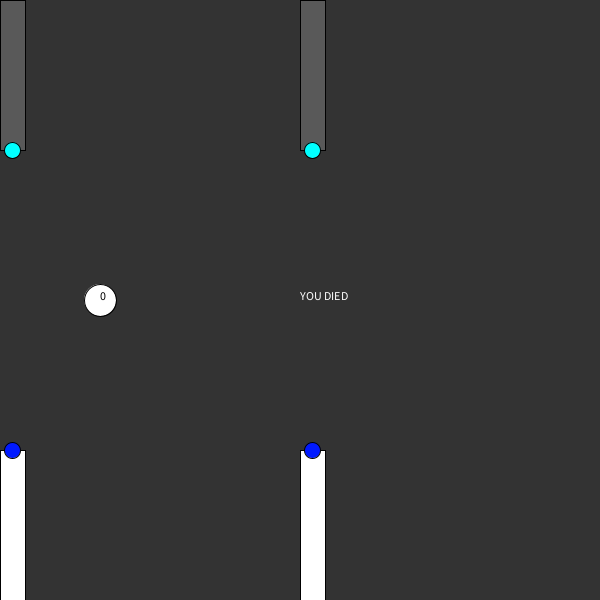
Frame 1 (no input)
Frame 60 (the mouse pressed at the canvas centre just before this capture): identical to frame 1, image omitted
Frame 120 (the mouse held since frame 60 and released just before this capture): identical to frame 1, image omitted

The Processing sketch that drew this single still picture (run headless with seeded random() and noise(); from frame 60 on, the mouse is pressed at the canvas centre):

// Processing sketch: FlappyBirdClone
// ── FlappyBirdClone.pde

Bird bird = new Bird(100,300);
import java.util.ArrayList;

ArrayList<Wall> walls = new ArrayList<Wall>();

boolean jumped = false;
boolean started = false;

void setup() 
{
  size(600,600);
  
  walls.add(new Wall(0,300,150));
  
  walls.add(new Wall(300,300,150));
}


//Wall wall = new Wall(150,300,150);

void mouseClicked() 
{
  
  //walls.add(new Wall(150,300,150));
  
}

void resetWalls() 
{
  for(int i = 0; i < walls.size(); i++)
  {
    walls.get(i).x = i * 300;
    walls.get(i).randomize();
    
  }
  
}


void draw() 
{
  rectMode(CORNER);
  background(51);
   
  bird.show();
  fill(0);
  text(bird.score,bird.x, bird.y);
  for(Wall w : walls) 
  {
    w.show();
    w.collision(bird);
  }
  //wall.show();
  //wall.collision(bird);
  if(started && !bird.dead)
  {
  bird.step();
  for(Wall w : walls) 
  w.step();
  }
  else
  {
    //textMode(CENTER);
    fill(255);
    text("YOU DIED",width/2, height/2);
  }
}

void keyPressed() {
  if(!jumped)
  if (key == ' ') {
    jumped = true;
    started = true;
  bird.jump();
  //println("jumped");
  if(bird.dead) 
  {
    bird.dead = false;
    //bird.jump();
    bird.y = 300;
    resetWalls();
  }
  }
  //if(key == 'a') 
  //{
  //wall.gap += 5;
  //println("gap: " + wall.gap);
  //}
  //if(key == 'z') 
  //{
  //wall.mid += 5;
  //println("mid: " + wall.mid);
  //}
  //if(key == 's') 
  //{
  //wall.gap -= 5;
  //println("gap: " + wall.gap);
  //}
  //if(key == 'x') 
  //{
  //wall.mid -= 5;
  //println("mid: " + wall.mid);
  //}
}

void keyReleased() 
{
  if (key == ' ') {
   jumped = false; 
  }
  
}

// ── Bird.pde


class Bird 
{

  float jump;
  float x, y;
  float grav;
  float vY;
  boolean dead = false;
  int score;
  public Bird(float x, float y) 
  {
    this.x = x;
    this.y = y;
    jump = -16;
    grav = .8;
    this.vY = 0;
    score = 0;
  }

  public void step() 
  {
    //if the birds height is above or equal to the bottom of the screen then we set them to it and remove their velocity
    if(y >= height) 
  {
    y = height;
    vY = 0;
    dead = true;
  }
  
  if(y < 0)
  {
    dead = true;
  }
  

    //we add gravity to the players velocity 
    vY += grav;  //gravity pulls them downward (pos number)
    y += vY;  //velocity is added to their height (higher number = lower to screen)
    
    
    //if(dead)
    //println("DEAD");
    
  }

  public void show() 
  {
    fill(255);
    if(dead)
    fill(255,0,0);
    ellipse(x,y,32,32);
    
  }


  public void jump() 
  {
    if(!dead) 
    {
    vY = 0;  //reset their velocity so you dont have to spam the jump key to recover
    vY = jump;  //set velocity to jump velocity so that the player cant build up additional velocity 
    y += vY;  //imediatly set the player height to the new vY so we dont trip the first step if statement
    }
  }

}

// ── Wall.pde


public class Wall 
{
  float x, mid;
  float gap;
  float speed;
  float w;
  float topY, botY;
  boolean hasReset = true;
  public Wall(float x, float mid, float gap) 
  {
    
    this.x = x;
    this.mid = mid;
    this.gap = gap;
    speed = 6;
    w = 25;
  }
  
  public void show() 
  {
    float botLen = -mid + gap;
    float topLen = height - mid - gap;
    
    
    topY = height + botLen;
    botY = topLen;
    
    fill(255);
    rect(x,height,w,botLen);//bottom
    fill(89);
    rect(x,0, w,topLen);//top
    fill(0,25,255);
    ellipse(x + (w/2),topY,16,16);
    fill(0,255,255);
    ellipse(x + (w/2),botY,16,16);
    
  }
  
  public void step() 
  {
    if(x < 0)
    {
    x = width + 25;
    randomize();
    }
    
    this.x -= speed;
    
  }
  
  public void collision(Bird b) 
  {
    
  if(abs(b.x - x ) < w)
  {
    //println("checked" + frameCount);
    if(b.y > topY || b.y < botY)
    {
      b.dead = true; // bird was not inbetween the walls when they passed them
      b.score = 0;
    }
      else if(hasReset)
      {
      b.score++;
      hasReset = false;
    }
  }
    

  }
  
  void randomize() 
  {
    gap = random(75,175);
    mid = random(gap + 10, height - gap - 10);
    hasReset = true;
    
    
  }

}
